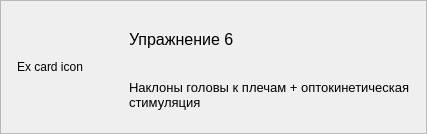
                  <widget class="ClickableCard" name="card_excersise_apple_6">
                   <property name="frameShape">
                    <enum>QFrame::StyledPanel</enum>
                   </property>
                   <property name="frameShadow">
                    <enum>QFrame::Raised</enum>
                   </property>
                   <property name="choosable" stdset="0">
                    <bool>true</bool>
                   </property>
                   <layout class="QHBoxLayout" name="horizontalLayout_15" stretch="1,4">
                    <property name="spacing">
                     <number>12</number>
                    </property>
                    <property name="leftMargin">
                     <number>16</number>
                    </property>
                    <property name="topMargin">
                     <number>16</number>
                    </property>
                    <property name="rightMargin">
                     <number>16</number>
                    </property>
                    <property name="bottomMargin">
                     <number>16</number>
                    </property>
                    <item>
                     <widget class="CardIcon" name="label_34">
                      <property name="sizePolicy">
                       <sizepolicy hsizetype="Minimum" vsizetype="Minimum">
                        <horstretch>0</horstretch>
                        <verstretch>0</verstretch>
                       </sizepolicy>
                      </property>
                      <property name="minimumSize">
                       <size>
                        <width>100</width>
                        <height>100</height>
                       </size>
                      </property>
                      <property name="text">
                       <string>Ex card icon</string>
                      </property>
                      <property name="svg_file" stdset="0">
                       <string>./img/ex_6_icon.svg</string>
                      </property>
                      <property name="scale" stdset="0">
                       <double>1.300000000000000</double>
                      </property>
                      <property name="main_color" stdset="0">
                       <string>#1abc9c</string>
                      </property>
                      <property name="circle_color" stdset="0">
                       <string>#e6f7f3</string>
                      </property>
                     </widget>
                    </item>
                    <item>
                     <layout class="QVBoxLayout" name="verticalLayout_25">
                      <item>
                       <widget class="QLabel" name="label_35">
                        <property name="font">
                         <font>
                          <pointsize>12</pointsize>
                         </font>
                        </property>
                        <property name="text">
                         <string>Упражнение 6</string>
                        </property>
                       </widget>
                      </item>
                      <item>
                       <widget class="QLabel" name="label_36">
                        <property name="font">
                         <font>
                          <pointsize>10</pointsize>
                         </font>
                        </property>
                        <property name="text">
                         <string>Наклоны головы к плечам + оптокинетическая стимуляция</string>
                        </property>
                        <property name="wordWrap">
                         <bool>true</bool>
                        </property>
                       </widget>
                      </item>
                     </layout>
                    </item>
                   </layout>
                  </widget>
